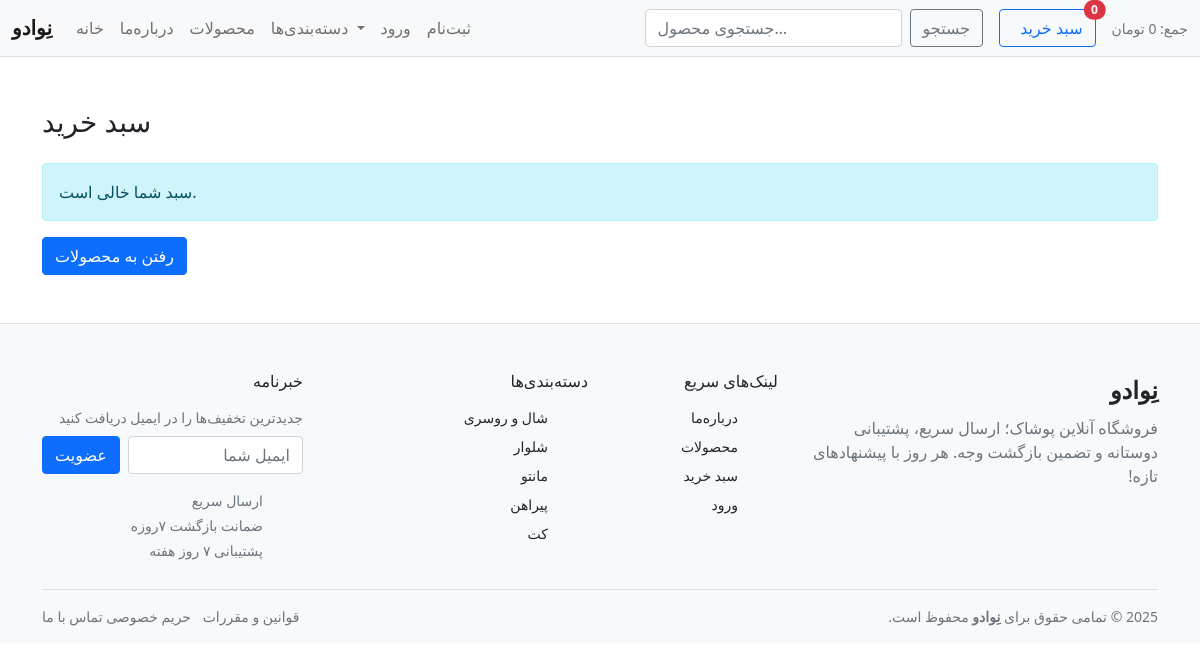
Page /cart/ on the committed database.
### products/models.py (models this page shows, shortened)
class Category(models.Model):
    name = models.CharField(_("نام دسته"), max_length=100)
    slug = models.SlugField(_("اسلاگ"), unique=True, allow_unicode=True, max_length=120)
    parent = models.ForeignKey(
        "self", null=True, blank=True, related_name="children", on_delete=models.CASCADE
    )
    is_active = models.BooleanField(_("فعال"), default=True)
    class Meta:
        verbose_name = _("دسته")
        verbose_name_plural = _("دسته‌ها")
        ordering = ["name"]
        indexes = [models.Index(fields=["slug"])]
    def get_absolute_url(self):
        return reverse("products:category", args=[self.slug])

### cart/views.py (the view)
# urls.py: path("", views.cart_detail, name="detail"),
def cart_detail(request):
    cart = Cart(request)
    return render(request, "cart/cart_detail.html", {"cart": cart})

### cart/cart.py (called while the page is built, shortened)
    def __iter__(self):
        ids = [int(vid) for vid in self.cart.keys()]
        variations = ProductVariation.objects.select_related(
            "product", "color", "size"
        ).filter(id__in=ids)
        vmap = {v.id: v for v in variations}

    def total_quantity(self):
        return sum(int(i["quantity"]) for i in self.cart.values())

    def total_price(self):
        total = Decimal("0")
        for row in self:
            total += row["total"]
        return total

### cart/context_processors.py (called while the page is built)
def cart_summary(request):
    cart = Cart(request)
    return {"cart_count": cart.total_quantity(), "cart_total": cart.total_price()}

### products/context_processors.py (called while the page is built)
def nav_categories(request):
    roots = (
        Category.objects.filter(is_active=True, parent__isnull=True)
        .prefetch_related(
            Prefetch(
                "children",
                queryset=Category.objects.filter(is_active=True).order_by("name"),
            )
        )
        .order_by("name")
    )
    return {"nav_categories": roots, "top_categories": roots}

### cart/templates/cart/cart_detail.html (shortened to what this page needs)
{% extends "_base.html" %}
{% load i18n %}
{% block content %}
<div class="container my-5">
  <h3 class="mb-4">{% trans "سبد خرید" %}</h3>
  {% if cart.total_quantity %}
    <div class="table-responsive">
      <table class="table align-middle">
        <thead>
          <tr>
            <th>#</th>
            <th>{% trans "محصول" %}</th>
            <th>{% trans "ویژگی" %}</th>
            <th>{% trans "قیمت" %}</th>
            <th style="width:170px">{% trans "تعداد" %}</th>
            <th>{% trans "جمع" %}</th>
            <th></th>
          </tr>
        </thead>
        <tbody>
          {% for row in cart %}
            {% with p=row.product|default:row.variation.product %}
            <tr>
              <td>{{ forloop.counter }}</td>
              <td>
                {% if p %}
                  <a href="{{ p.get_absolute_url }}">{{ p.name }}</a>
                {% else %}
                  <span class="text-muted">—</span>
                {% endif %}
              </td>
              <td class="small text-muted">
                {% if row.variation %}
                  {% if row.variation.color %}{{ row.variation.color.name }}{% endif %}
                  {% if row.variation.size %}
                    {% if row.variation.color %} / {% endif %}
                    {{ row.variation.size.name }}
                  {% endif %}
                  {% if row.variation.sku %} — SKU: {{ row.variation.sku }}{% endif %}
                {% else %}
                  <span class="text-muted">—</span>
                {% endif %}
              </td>
              <td>
                {{ row.price|floatformat:0 }}
                <span class="text-muted small">{% trans "تومان" %}</span>
              </td>
              <td>
                <form method="post" action="{% url 'cart:update' row.variation.id %}" class="d-flex gap-2">
                  {% csrf_token %}
                  <input type="number" name="quantity" min="1" value="{{ row.quantity }}"
                         class="form-control" style="max-width:90px">
                  <button class="btn btn-outline-secondary btn-sm">{% trans "اعمال" %}</button>
                </form>
              </td>
              <td>
                {{ row.total|floatformat:0 }}
                <span class="text-muted small">{% trans "تومان" %}</span>
              </td>
              <td class="text-end">
                <a class="btn btn-sm btn-outline-danger"
                   href="{% url 'cart:remove' row.variation.id %}">{% trans "حذف" %}</a>
              </td>
            </tr>
            {% endwith %}
          {% endfor %}
        </tbody>
        <tfoot>
          <tr>
            <th colspan="5" class="text-end">{% trans "جمع کل" %}:</th>
            <th>
              {{ cart.total_price|floatformat:0 }}
              <span class="text-muted small">{% trans "تومان" %}</span>
            </th>
            <th></th>
          </tr>
        </tfoot>
      </table>
    </div>
    <div class="d-flex justify-content-between">
      <a class="btn btn-outline-secondary" href="{% url 'products:list' %}">{% trans "ادامه خرید" %}</a>
      <a class="btn btn-primary" href="{% url 'orders:checkout' %}">{% trans "تسویه حساب" %}</a>
    </div>
  {% else %}
    <div class="alert alert-info mb-3">{% trans "سبد شما خالی است." %}</div>
    <a class="btn btn-primary" href="{% url 'products:list' %}">{% trans "رفتن به محصولات" %}</a>
  {% endif %}
</div>
{% endblock %}

### templates/_footer.html (shortened to what this page needs)
{% load static i18n %}
<footer class="site-footer mt-5 pt-5 border-top bg-light">
  <div class="container">
    <div class="row g-4 mb-4">
      <div class="col-12 col-lg-4">
        <a href="{% url 'home:index' %}" class="fs-4 fw-bold text-decoration-none text-dark">نِوادو</a>
        <p class="text-muted mt-2">
          فروشگاه آنلاین پوشاک؛ ارسال سریع، پشتیبانی دوستانه و تضمین بازگشت وجه.
          هر روز با پیشنهادهای تازه!
        </p>
      </div>
      <div class="col-6 col-lg-2">
        <h6 class="fw-semibold mb-3">{% trans "لینک‌های سریع" %}</h6>
        <ul class="list-unstyled small">
          <li class="mb-2"><a class="link-dark text-decoration-none" href="{% url 'home:about' %}">{% trans "درباره‌ما" %}</a></li>
          <li class="mb-2"><a class="link-dark text-decoration-none" href="{% url 'products:list' %}">{% trans "محصولات" %}</a></li>
          <li class="mb-2"><a class="link-dark text-decoration-none" href="{% url 'cart:detail' %}">{% trans "سبد خرید" %}</a></li>
          {% if request.user.is_authenticated %}
            <li class="mb-2"><a class="link-dark text-decoration-none" href="{% url 'accounts:profile' %}">{% trans "پروفایل من" %}</a></li>
          {% else %}
            <li class="mb-2"><a class="link-dark text-decoration-none" href="{% url 'accounts:login' %}">{% trans "ورود" %}</a></li>
          {% endif %}
        </ul>
      </div>
      <div class="col-6 col-lg-3">
        <h6 class="fw-semibold mb-3">{% trans "دسته‌بندی‌ها" %}</h6>
        <ul class="list-unstyled small">
          {% for c in footer_categories|default:top_categories|slice:":6" %}
            <li class="mb-2">
              <a class="link-dark text-decoration-none" href="{{ c.get_absolute_url }}">{{ c.name }}</a>
            </li>
          {% empty %}
            <li class="text-muted">{% trans "به‌زودی…" %}</li>
          {% endfor %}
        </ul>
      </div>
      <div class="col-12 col-lg-3">
        <h6 class="fw-semibold mb-3">{% trans "خبرنامه" %}</h6>
        <p class="text-muted small mb-2">{% trans "جدیدترین تخفیف‌ها را در ایمیل دریافت کنید" %}</p>
        <form class="d-flex gap-2" method="post" action="#">
          <input type="email" class="form-control" placeholder="{% trans 'ایمیل شما' %}" required />
          <button class="btn btn-primary">{% trans "عضویت" %}</button>
        </form>
        <ul class="list-unstyled small mt-3 mb-0 text-muted">
          <li class="mb-1"> {% trans "ارسال سریع" %}</li>
          <li class="mb-1"> {% trans "ضمانت بازگشت ۷روزه" %}</li>
          <li class="mb-1"> {% trans "پشتیبانی ۷ روز هفته" %}</li>
        </ul>
      </div>
    </div>
    <div class="d-flex flex-column flex-md-row gap-2 justify-content-between align-items-center py-3 border-top">
      <div class="small text-muted">
        <span id="ft-year"></span>
        © تمامی حقوق برای <strong>نِوادو</strong> محفوظ است.
      </div>
      <ul class="list-inline small mb-0">
        <li class="list-inline-item"><a class="link-secondary text-decoration-none" href="#">{% trans "قوانین و مقررات" %}</a></li>
        <li class="list-inline-item"><a class="link-secondary text-decoration-none" href="#">{% trans "حریم خصوصی" %}</a></li>
        <li class="list-inline-item"><a class="link-secondary text-decoration-none" href="#">{% trans "تماس با ما" %}</a></li>
      </ul>
    </div>
  </div>
</footer>

### templates/_base.html (style rules this page uses)
.site-footer { direction: rtl; }

### rows in the picture
Category: name "شال و روسری"
Category: name "شلوار"
Category: name "مانتو"
Category: name "پیراهن"
Category: name "کت"

### other values in the picture
{{ cart_count|default:"0" }} "0"
